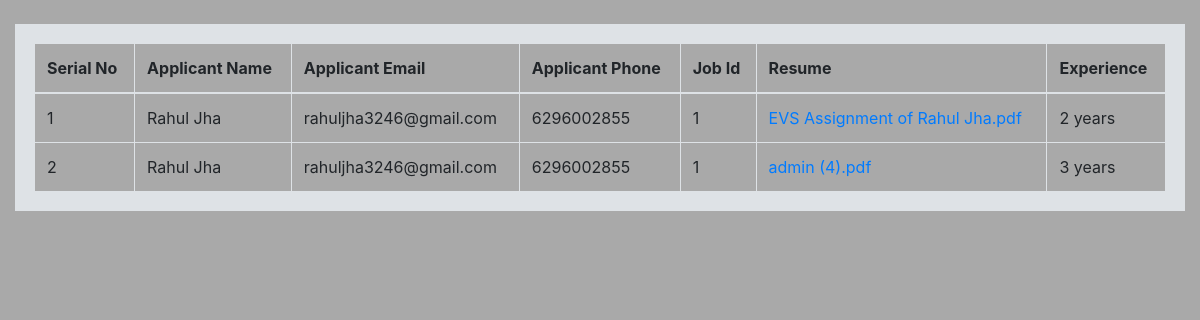
/job_application_view.php (signed in), run on the app's committed database.
### tables this page shows
CREATE TABLE `job_applicant` (
  `applicant_slno` int(100) NOT NULL,
  `name` varchar(100) NOT NULL,
  `email` varchar(100) NOT NULL,
  `phone` varchar(100) NOT NULL,
  `job_id` int(100) NOT NULL,
  `reseume` varchar(100) NOT NULL,
  `experience` varchar(100) NOT NULL
);

### job_application_view.php (the view, shortened to what this page needs)
<?php
    include 'dbconn.php';
if(!isset($_SESSION['loggedin']) && $_SESSION['user']=="admin"){
echo '
<div class="alert alert-danger" role="alert">
Login First
</div>';
}
else if(isset($_SESSION['loggedin']) && $_SESSION['user']==null){
    echo '
    <div class="alert alert-danger" role="alert">
    You are not an Admin
    </div>';
}
else if(!isset($_SESSION['loggedin']) && $_SESSION['user']==null){
    echo '
    <div class="alert alert-danger" role="alert">
    Login First
    </div>';
    }
    else{
?>
<!doctype html>
<html lang="en">
<head>
    <link rel="stylesheet" href="https://stackpath.bootstrapcdn.com/bootstrap/4.5.2/css/bootstrap.min.css"
>
</head>
<body style="background-color: darkgray;">
    <div class="container-fluid">
        <table class="table table-bordered my-4" style="border-width: 20px;">
            <thead style="background-color:darkgray;">
                <tr>
                    <th scope="col">Serial No</th>
                    <th scope="col">Applicant Name</th>
                    <th scope="col">Applicant Email</th>
                    <th scope="col">Applicant Phone</th>
                    <th scope="col">Job Id</th>
                    <th scope="col">Resume </th>
                    <th scope="col">Experience</th>
                </tr>
            </thead>
            <tbody>
                <?php
$sql="select * from `job_applicant`";
$result=mysqli_query($conn,$sql);
while($row=mysqli_fetch_assoc($result)){
echo ' <tr>
<td>'.$row['applicant_slno'].'</td>
<td>'.$row['name'].'</td>
<td>'.$row['email'].'</td>
<td>'.$row['phone'].'</td>
<td>'.$row['job_id'].'</td>
<td><a href="Reseume/'.$row['reseume'].'">'.$row['reseume'].'</a></td>
<td>'.$row['experience'].'</td>
</tr>';
}
?>
            </tbody>
        </table>
    </div>
    <?php }?>
</body>
</html>

### data on the page
job_applicant: applicant_slno "1", name "Rahul Jha", email "rahuljha3246@gmail.com", phone "6296002855", job "1", reseume "EVS Assignment of Rahul Jha.pdf", experience "2 years"
job_applicant: applicant_slno "2", name "Rahul Jha", email "rahuljha3246@gmail.com", phone "6296002855", job "1", reseume "admin (4).pdf", experience "3 years"
